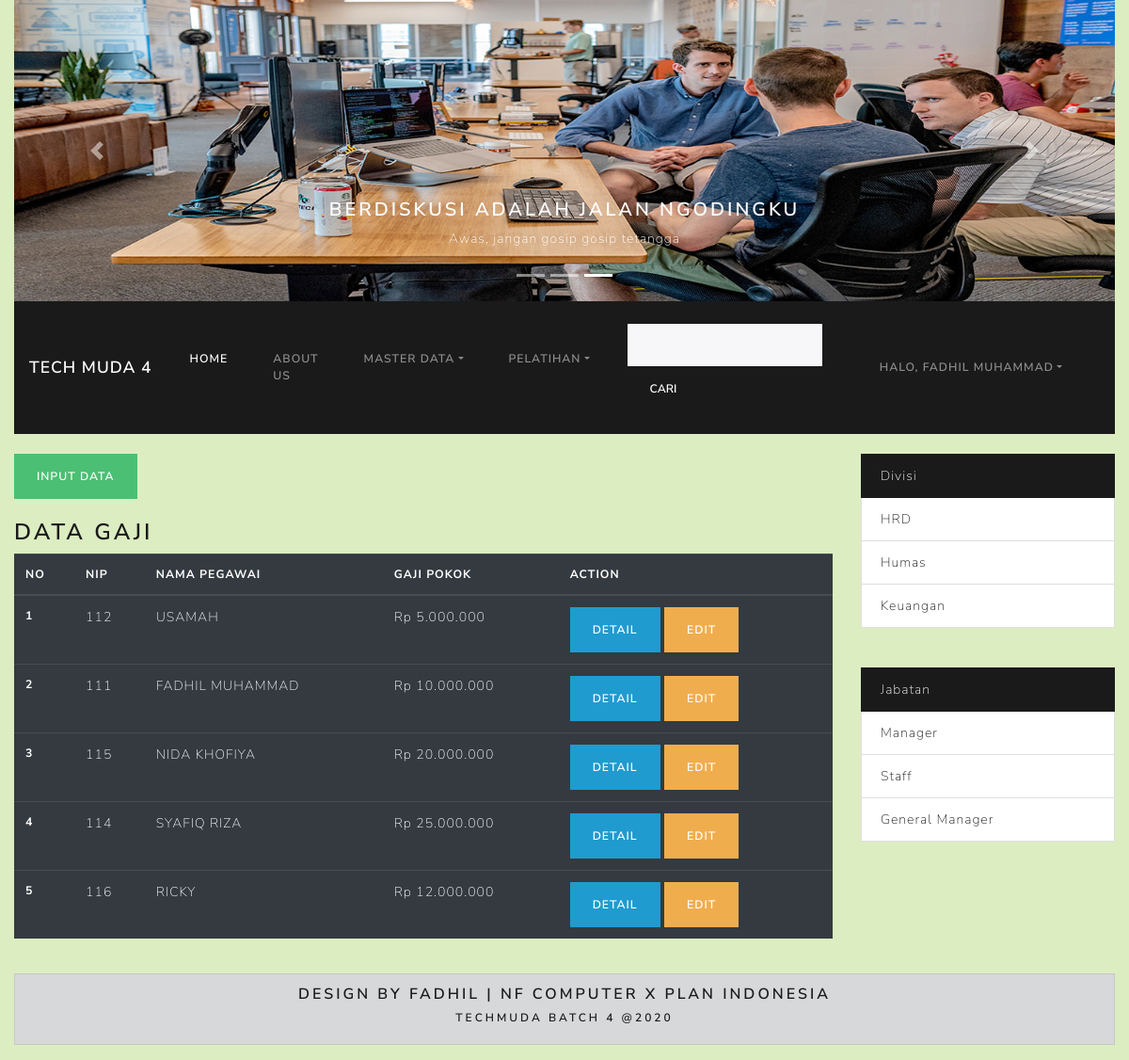
Page /index.php?hal=gaji (signed in) on the committed database.
### tables this page shows
CREATE TABLE `gaji` (
  `id` int(11) NOT NULL,
  `gapok` double NOT NULL,
  `tunjab` double DEFAULT NULL,
  `bpjs` double NOT NULL,
  `lain2` double DEFAULT NULL,
  `pegawai_id` int(11) NOT NULL
);

CREATE TABLE `pegawai` (
  `id` int(11) NOT NULL,
  `nip` varchar(25) NOT NULL,
  `nama` varchar(20) NOT NULL,
  `gender` varchar(10) NOT NULL,
  `alamat` text NOT NULL,
  `foto` varchar(30) DEFAULT NULL,
  `divisi_id` int(11) NOT NULL,
  `jabatan_id` int(11) NOT NULL,
  `email` varchar(255) NOT NULL,
  `tempat_lahir` varchar(255) NOT NULL,
  `tanggal_lahir` date NOT NULL
);

CREATE TABLE `divisi` (
  `id` int(11) NOT NULL,
  `nama` varchar(20) NOT NULL
);

CREATE TABLE `jabatan` (
  `id` int(11) NOT NULL,
  `nama` varchar(20) NOT NULL
);

### models/Gaji.php (called while the page is built, shortened)
<?php
class Gaji{
    private $koneksi;
    public function __construct() {
        global $dbh;
        $this->koneksi = $dbh;
    }
    public function dataGaji() {
        $sql = "SELECT gaji.*, pegawai.id as idp, pegawai.nip as nip, pegawai.nama FROM gaji
        INNER JOIN pegawai ON pegawai.id = gaji.pegawai_id";
        $ps = $this->koneksi->prepare($sql);
        $ps->execute();
        $rs = $ps->fetchAll();
        return $rs;
    }
}
?>

### models/Divisi.php (called while the page is built, shortened)
<?php
class Divisi{
    private $koneksi;
    public function __construct(){
        global $dbh;
        $this->koneksi = $dbh;
    }
    public function dataDivisi(){
        $sql = "SELECT * FROM divisi";
        $ps = $this->koneksi->prepare($sql);
        $ps->execute();
        $rs = $ps->fetchAll();
        return $rs;
    }
};
?>

### models/Jabatan.php (called while the page is built, shortened)
<?php
class Jabatan {
    private $koneksi;
    public function __construct(){
        global $dbh;
        $this->koneksi = $dbh;
    }
    public function dataJabatan(){
        $sql = "SELECT * FROM jabatan";
        $ps = $this->koneksi->prepare($sql);
        $ps->execute();
        $rs = $ps->fetchAll();
        return $rs;
    }
};
?>

### gaji.php (the view)
<?php
if(isset($_SESSION['MEMBER']) && $_SESSION['MEMBER']['role'] != 'staff'){
?>
<?php
$ar_judul =['No', 'NIP', 'Nama Pegawai', 'Gaji Pokok', 'Action'];
?>
<a href="index.php?hal=form_gaji" type="button" class="btn btn-success">input data</a>
<br><br>
<h3 id="div">Data Gaji</h3>
<table class="table table-sm table-dark">
  <thead>
    <tr>
    <?php
        foreach($ar_judul as $jdl){
    ?>
      <th scope="col"><?= $jdl ?></th>
    <?php  } ?>
    </tr>
  </thead>
  <tbody>
      <?php
      $model = new Gaji();
      $rs = $model->dataGaji();
      $no = 1;
      foreach($rs as $gaj){
      ?>
        <tr>
          <th scope="row"><?= $no ?></th>
          <td><?= $gaj['nip'] ?></td>
          <td><?= $gaj['nama'] ?></td>
          <td>Rp <?= number_format($gaj['gapok'], 0, ',', '.')?></td>
          <td>
          <a href="index.php?hal=detail_gaji&id=<?= $gaj['id'] ?>" type="button" class="btn btn-info">Detail</a>
          <a href="index.php?hal=form_gaji&id=<?= $gaj['id'] ?>" type="button" class="btn btn-warning">Edit</a>
          </td>
        </tr>
<?php $no++; } ?>
  </tbody>
</table>
      <?php }
      else{
        include_once 'terlarang.php';
      }?>

### sidebar.php (shortened to what this page needs)
<?php
$obj1 = NEW Divisi();
$ar_divisi = $obj1->dataDivisi();
$obj2 = NEW Jabatan();
$ar_jabatan= $obj2->dataJabatan();
?>
				<?php
					if(isset($_SESSION['MEMBER']) ){
				?>
<div class="col-md-3">
			<div class="list-group">
				 <a href="#" class="list-group-item list-group-item-action active">Divisi</a>
				<?php
				foreach($ar_divisi as $div){
				?>
				<div class="list-group-item">
					<a href="index.php?hal=pegawai&id=<?= $div['id'] ?>"><?= $div['nama'] ?></a>
				</div>
				<?php } ?>
			</div>
			<br><br>
			<div class="list-group">
				 <a href="#" class="list-group-item list-group-item-action active">Jabatan</a>
				 <?php
				foreach($ar_jabatan as $jab){
				?>
				<div class="list-group-item">
					<a href="index.php?hal=pegawai&idj=<?= $jab['id'] ?>"><?= $jab['nama'] ?></a>
				</div>
				<?php } ?>
			</div>
	<?php }?>
</div>
</div>

### css/style.css (style rules this page uses)
body { background-color: #dcedc1; background-repeat: no-repeat; background-size: cover; }

### rows in the picture
gaji: pegawai.nip "112", pegawai.nama "USAMAH", gapok "5.000.000"
gaji: pegawai.nip "111", pegawai.nama "FADHIL MUHAMMAD", gapok "10.000.000"
gaji: pegawai.nip "115", pegawai.nama "NIDA KHOFIYA", gapok "20.000.000"
gaji: pegawai.nip "114", pegawai.nama "SYAFIQ RIZA", gapok "25.000.000"
gaji: pegawai.nip "116", pegawai.nama "RICKY", gapok "12.000.000"
divisi: nama "HRD"
divisi: nama "Humas"
divisi: nama "Keuangan"
jabatan: nama "Manager"
jabatan: nama "Staff"
jabatan: nama "General Manager"

### other values in the picture
$_SESSION['MEMBER']['fullname'] "FADHIL MUHAMMAD"
$jdl "NO"
$jdl "NIP"
$jdl "NAMA PEGAWAI"
$jdl "GAJI POKOK"
$jdl "ACTION"
